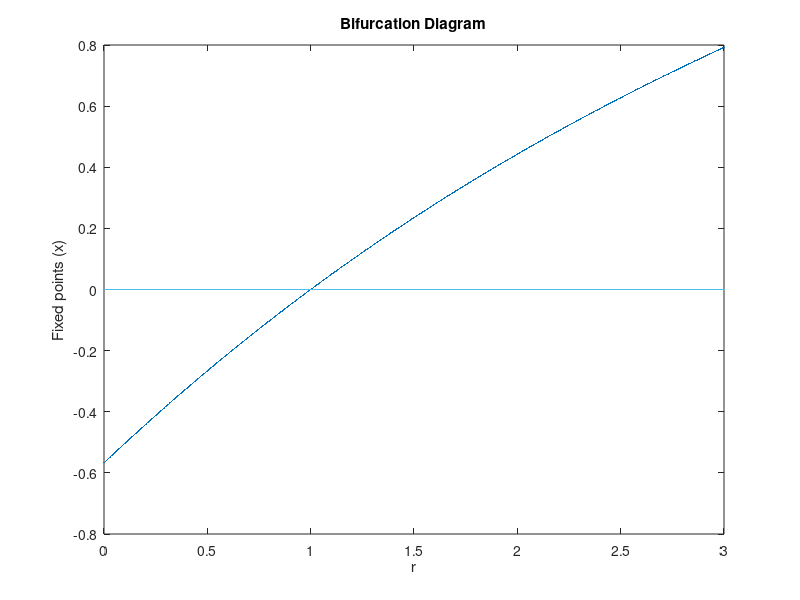

This chart was generated by the following MATLAB code:
clear; clc;

r_values = linspace(0, 3, 1000);
x0 = 0.1;
num_iter = 1000;
threshold = 1e-6;

bifur_data = zeros(length(r_values), num_iter);

for i = 1:length(r_values)
    r = r_values(i);
    for j = 1:num_iter
        f = @(x) r - x - exp(x);
        x_root = fsolve(f, x0);
        x0 = x_root;
        bifur_data(i, j) = x_root;

        if abs(f(x_root)) < threshold
            break;
        end
    end
end

figure;
plot(r_values, bifur_data, '.', 'MarkerSize', 2);
xlabel('r');
ylabel('Fixed points (x)');
title('Bifurcation Diagram');